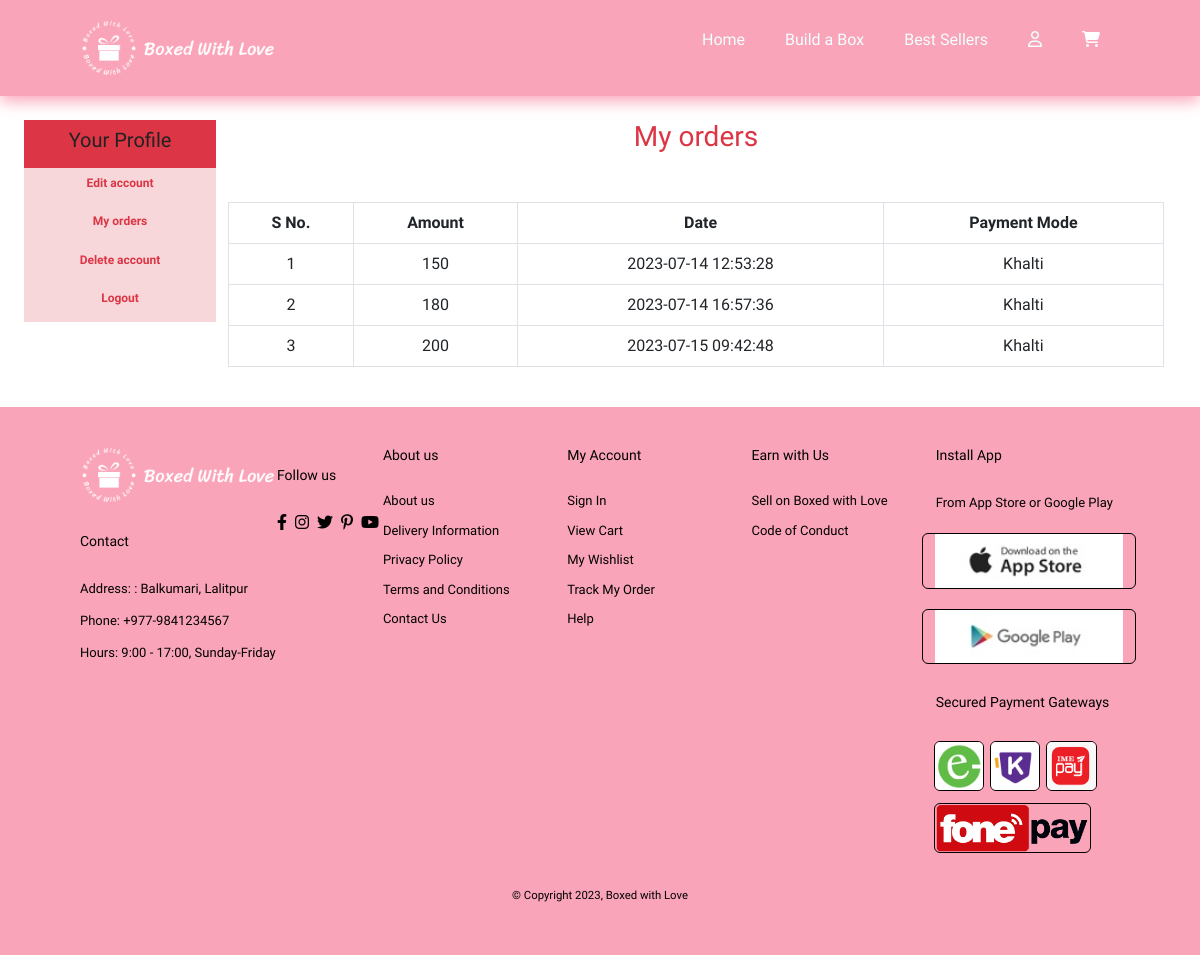
Page /profile.php?my_orders (signed in) on the committed database.
### tables this page shows
CREATE TABLE `user_payments` (
  `payment_id` int(11) NOT NULL,
  `order_id` int(11) NOT NULL,
  `invoice_number` int(11) NOT NULL,
  `amount` int(11) NOT NULL,
  `payment_mode` varchar(255) NOT NULL,
  `date` timestamp NOT NULL DEFAULT current_timestamp() ON UPDATE current_timestamp()
);

### user_orders.php (the view, shortened to what this page needs)
<!DOCTYPE html>
<html lang="en">
<head>
</head>
<body>
    <h3 class="text-danger"> My orders</h3>
    <table class="table table-bordered mt-5">
       <thead class="bg-danger">
        <tr>
            <th>S No.</th>
            <th>Amount</th>
            <th>Date</th>
            <th>Payment Mode</th>
        </tr>
       </thead>
       <tbody class="bg-danger-subtle">
            <?php
            $get_order_details="SELECT * from `user_payments`";
            $result_orders=mysqli_query($con,$get_order_details);
            $number=1;
            while($row_orders=mysqli_fetch_assoc($result_orders)){
                $amount_due=$row_orders['amount'];
                $order_date=$row_orders['date'];
                $payment_mode=$row_orders['payment_mode'];
                $amount=$amount_due/100;
                echo"
                <tr>
                    <td>$number</td>
                    <td>$amount</td>
                    <td>$order_date</td>
                    <td>$payment_mode</td>";
                $number++;
            }
            ?>
       </tbody>
    </table>
</body>
</html>

### style.css (style rules this page uses)
* { margin: 0; padding: 0; box-sizing: border-box; font-family: "Spartan", sans-serif; }
html { scroll-behavior: smooth; }

### profile.php (style rules this page uses)
body { overflow-x: hidden; }

### rows in the picture
user_payments: amount "150", date "2023-07-14 12:53:28", payment_mode "Khalti"
user_payments: amount "180", date "2023-07-14 16:57:36", payment_mode "Khalti"
user_payments: amount "200", date "2023-07-15 09:42:48", payment_mode "Khalti"
